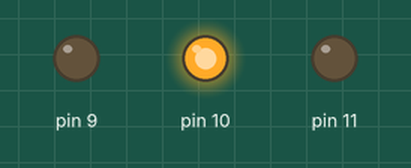
Simulated run of this sketch. Board: Arduino Uno, built with avr-gcc and run on an emulated ATmega328P. Parts: output pins drawn as LEDs (lit = HIGH).

Above: at 0.2 s.
At 0.7 s:
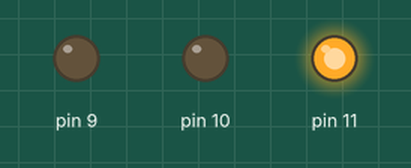
At 2.7 s:
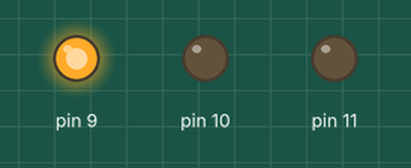
Timing chart, 0 to 3.5 s (numbered marks = the images above):
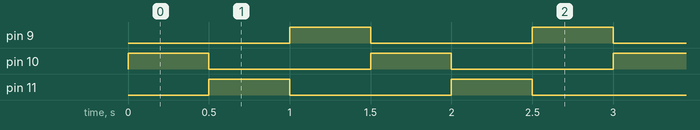

Measured:
- by itself, pin 9–11: alternates HIGH for 0.50 s and LOW for 1.0 s
- by itself, everything shown: repeats every 1.5 s, in 3 steps

The sketch:

test.ino
```cpp
// Vert-Bleu-Rouge

void setup() {
  pinMode(9, OUTPUT);
  pinMode(10, OUTPUT);
  pinMode(11, OUTPUT);
  digitalWrite(9, HIGH);
  digitalWrite(10, LOW);
  digitalWrite(11, LOW);
}

void loop() {
  digitalWrite(9, LOW);
  digitalWrite(10, HIGH);

  delay(500);

  digitalWrite(10, LOW);
  digitalWrite(11, HIGH);

  delay(500);

  digitalWrite(11, LOW);
  digitalWrite(9, HIGH);

  delay(500);

}
```
